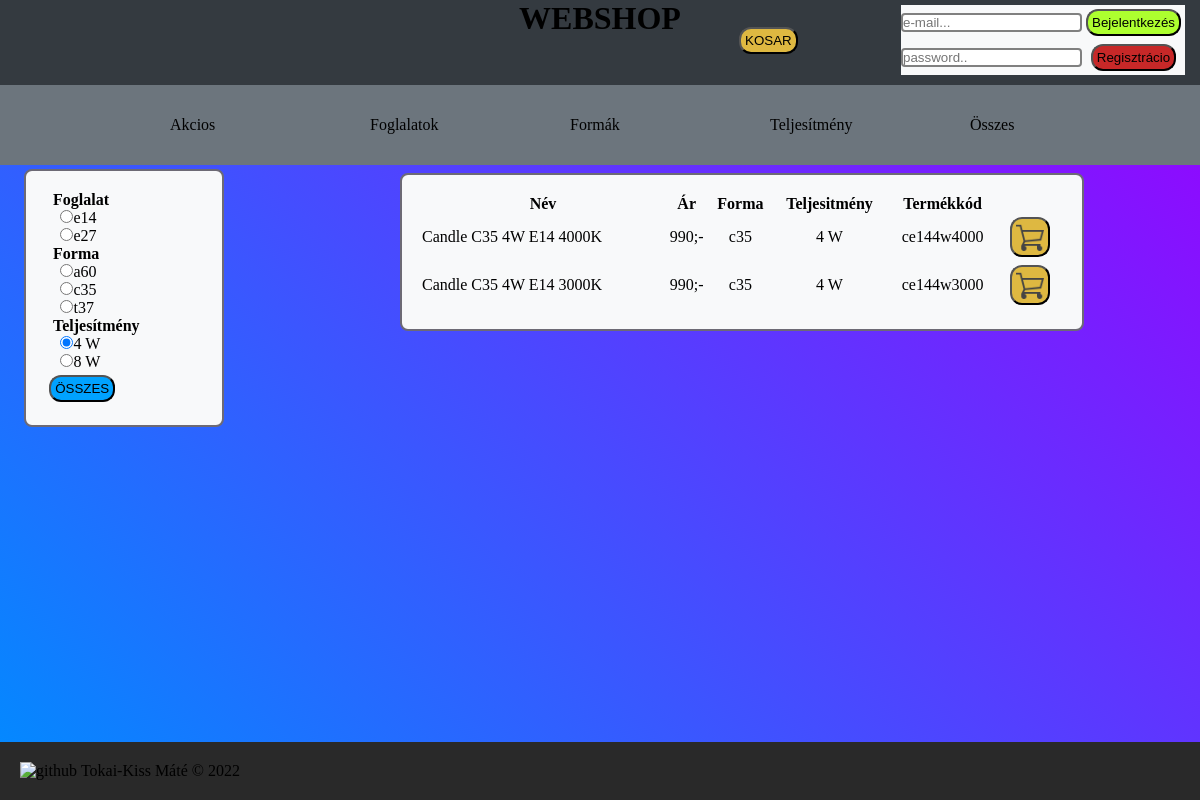
Page /?keres=teljesitmeny&ertek=4 on the committed database.
### tables this page shows
CREATE TABLE `termek` (
  `termek_id` int(11) NOT NULL,
  `nev` varchar(50) NOT NULL,
  `ar` int(11) NOT NULL,
  `keszlet` int(11) NOT NULL,
  `foglalat` varchar(20) NOT NULL,
  `forma` varchar(20) NOT NULL,
  `teljesitmeny` int(11) NOT NULL,
  `szinhomerseklet` int(11) NOT NULL,
  `termekkod` varchar(20) NOT NULL,
  `ean` int(13) NOT NULL,
  `allapot` varchar(20) NOT NULL,
  `leiras` text NOT NULL,
  `elerheto` enum('1','0') NOT NULL,
  `akcio` enum('1','0') NOT NULL,
  `marka` varchar(20) NOT NULL
);

### index.php (the view, shortened to what this page needs)
<?php
    include 'header.php';
    if (isset($_GET['keres'])) {
        $keres = $_GET['keres'];
        $ertek = $_GET['ertek'];
    }else{
        $keres = 1;
        $ertek = 1;
    }
?>
<div class="container">
    <div class="menu-container">
    <div class="menu">
    <ul>
        <li><h4>Foglalat</h4>
            <ul>
                <?php
                    if ($result = $mysqli->query("SELECT foglalat FROM `termek` WHERE 1 GROUP BY foglalat")) {
                        while ($row = $result->fetch_assoc()) {
                            echo '<li>';
                            if ($row["foglalat"]==$ertek) {
                                echo '<input checked type="radio" name="foglalat_radio" value="'.$row["foglalat"].'" onclick='."'".'foglalat("'.$row["foglalat"].'")'."'>";
                            }else {
                                echo '<input type="radio" name="foglalat_radio" value="'.$row["foglalat"].'" onclick='."'".'foglalat("'.$row["foglalat"].'")'."'>";
                            }
                            echo '<label>'.$row["foglalat"].'</label>';
                            echo '</li>';
                            }
                        }
                ?>
            </ul>
        </li>
        <li><h4>Forma</h4>
            <ul>
                <?php
                    if ($result = $mysqli->query("SELECT forma FROM `termek` WHERE 1 GROUP BY forma")) {
                        while ($row = $result->fetch_assoc()) {
                            echo '<li>';
                            if ($row["forma"]==$ertek) {
                                echo '<input checked type="radio" name="forma_radio" value="'.$row["forma"].'" onclick='."'".'forma("'.$row["forma"].'")'."'>";
                            }else {
                                echo '<input type="radio" name="forma_radio" value="'.$row["forma"].'" onclick='."'".'forma("'.$row["forma"].'")'."'>";
                            }
                            echo '<label>'.$row["forma"].'</label>';
                            echo '</li>';
                            }
                        }
                ?>
            </ul>
        </li>
        <li><h4>Teljesítmény</h4>
            <ul>
                <?php
                    if ($result = $mysqli->query("SELECT teljesitmeny FROM `termek` WHERE 1 GROUP BY teljesitmeny")) {
                        while ($row = $result->fetch_assoc()) {
                            echo '<li>';
                            if ($row["teljesitmeny"]==$ertek) {
                                echo '<input checked type="radio" name="teljesitmeny_radio" value="'.$row["teljesitmeny"].'" onclick='."'".'teljesitmeny("'.$row["teljesitmeny"].'")'."'>";
                            }else {
                                echo '<input type="radio" name="teljesitmeny_radio" value="'.$row["teljesitmeny"].'" onclick='."'".'teljesitmeny("'.$row["teljesitmeny"].'")'."'>";
                            }
                            echo '<label>'.$row["teljesitmeny"].' W</label>';
                            echo '</li>';
                            }
                        }
                ?>
            </ul>
        </li>
    </ul>
    <button class="btn-blue" onclick="reset()">ÖSSZES</button>
    </div>
    </div>
    <div class="content">
        <div class="table-container">
        <table id="products_table">
<?php
    echo '<tr>';
        echo '<th>Név</th>';
        echo '<th>Ár</th>';
        echo '<th>Forma</th>';
        echo '<th>Teljesitmény</th>';
        echo '<th>Termékkód</th>';
        echo '<th></th>';
    echo '</tr>';
    if ($result = $mysqli->query("SELECT * FROM `termek` WHERE keszlet > 0 AND elerheto = 1 AND ".$keres.' LIKE "'.$ertek.'"')) {
        while ($row = $result->fetch_assoc()) {
            echo '<tr>';
                echo '<td><a href="product.php?termekid='.$row["termek_id"].'">'.$row["nev"].'</a></td>';
                echo '<td>'.$row["ar"].';-</td>';
                echo '<td>'.$row["forma"].'</td>';
                echo '<td>'.$row["teljesitmeny"].' W</td>';
                echo '<td>'.$row["termekkod"].'</td>';
                echo '<td onclick=kosarba('.$row["termek_id"].')><button class="cart-btn btn-yellow"><img src="/vizsgaremek/images/cart.webp" alt="cart"></button></td>';
            echo '</tr>';
        }
    }
?>
        </table>
    </div>
    </div>
</div>
    <footer>
        <a href="https://github.com/tkissMate/vizsgaremek"><img src="images/github-brand-logo-47401.webp" alt="github" style="height: 80px;"></a>
        <p>Tokai-Kiss Máté &copy; 2022</p>
    </footer>
    </body>
</html>

### styles/style.css (style rules this page uses)
* { margin: 0; padding: 0; }
body { box-sizing: border-box; background: linear-gradient(45deg, #008cff, #9900ff); min-height: 100vh; padding-bottom: 124px; position: relative; }
button { border-radius: 12px; padding: 4px; margin: 4px; transition-duration: 0.4s; cursor: pointer; }
.btn-blue { background-color: #00a2ff; }
.btn-yellow { background-color: #DEB841; }
.cart-btn { width: 40px; height: 40px; }
.cart-btn img { width: 100%; }
a { color: black; text-decoration: none; }
input { border: 2px solid grey; border-radius: 4px; transition-duration: 0.4s; }
.container { display: grid; grid-template-columns: 1fr 2fr; grid-template-rows: auto; }
.menu-container { padding: 1%; }
.menu { width: 40%; margin-left: 5%; padding: 5%; border: 2px solid #6D6A75; border-radius: 8px; background-color: #f8f9fa; }
.content { padding-top: 1%; }
.table-container { border-radius: 8px; background-color: #f8f9fa; border: 2px solid #6D6A75; width: 80%; padding: 20px; }
table { width: 100%; border-collapse: collapse; background-color: #f8f9fa; }
tr { transition-duration: 0.4s; }
td:nth-child(1) { text-align: left; }
td { text-align: center; }
th { text-transform: capitalize; }
.menu ul { margin-left: 5%; }
.menu ul li { list-style-type: none; }
footer { box-sizing: border-box; width: 100%; padding: 20px; background-color: #292929; position: absolute; bottom: 0; }
footer * { display: inline; }

### rows in the picture
termek: nev "Candle C35 4W E14 4000K", ar "990", forma "c35", teljesitmeny "4", termekkod "ce144w4000"
termek: nev "Candle C35 4W E14 3000K", ar "990", forma "c35", teljesitmeny "4", termekkod "ce144w3000"

### other values in the picture
$row["foglalat"] "e14"
$row["foglalat"] "e27"
$row["forma"] "a60"
$row["forma"] "c35"
$row["forma"] "t37"
$row["teljesitmeny"] "4"
$row["teljesitmeny"] "8"
